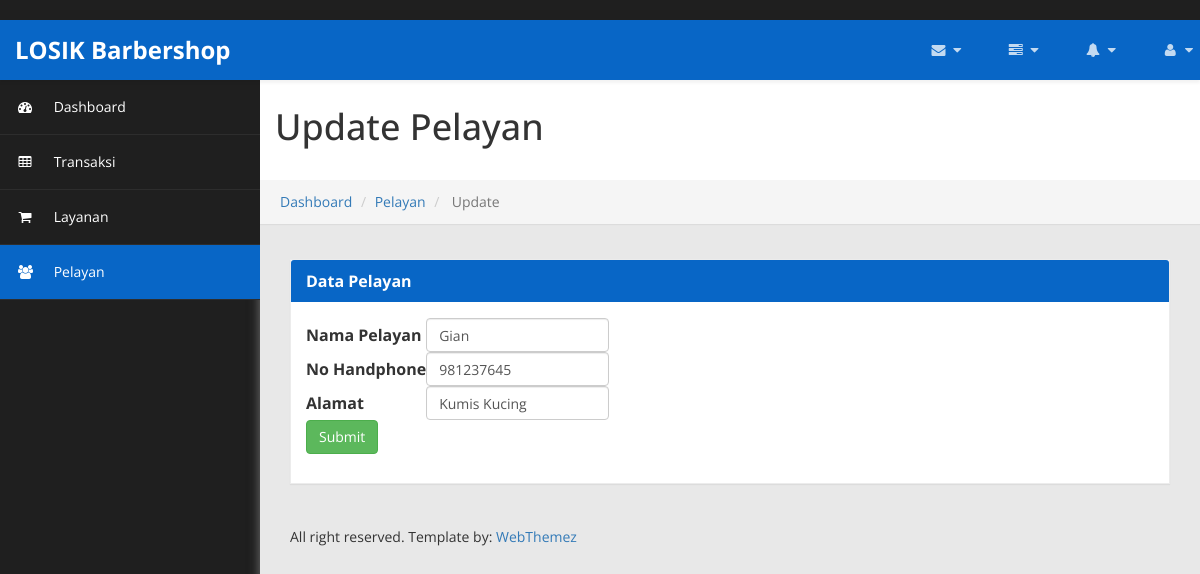
/updatepelayan/17, run on the app's committed database.
### app/models.py (models this page shows, shortened)
class pelayan(models.Model):
    idpelayan = models.AutoField(primary_key=True)
    namapelayan = models.CharField(max_length=50)
    notelp = models.IntegerField()
    alamat = models.CharField(max_length=50)

### app/views.py (the view, shortened to what this page needs)
# urls.py: path('updatepelayan/<str:id>',views.updatepelayan,name='updatepelayan'),
def updatepelayan(request,id):
    pelayanobj = models.pelayan.objects.get(idpelayan=id)
    if request.method == "GET":
        return render(request,'formupdatepelayan.html',{
            'pelayan':pelayanobj,
        })

### app/templates/formupdatepelayan.html (shortened to what this page needs)
﻿{% load static %}
<!DOCTYPE html>
<html xmlns="http://www.w3.org/1999/xhtml">
<head>
    <link href="{% static 'assets/css/bootstrap.css' %}" rel="stylesheet" />
    <link href="{% static 'assets/css/font-awesome.css' %}" rel="stylesheet" />
    <link href="{% static 'assets/css/custom-styles.css' %}" rel="stylesheet" />
</head>
<body>
    <div id="wrapper">
        <nav class="navbar navbar-default top-navbar" role="navigation">
            <div class="navbar-header">
                <a class="navbar-brand" href="{% url 'home' %}"><strong>LOSIK Barbershop</strong></a>
            </div>
            <ul class="nav navbar-top-links navbar-right">
                <li class="dropdown">
                    <a class="dropdown-toggle" data-toggle="dropdown" href="#" aria-expanded="false">
                        <i class="fa fa-envelope fa-fw"></i> <i class="fa fa-caret-down"></i>
                    </a>
                </li>
                <li class="dropdown">
                    <a class="dropdown-toggle" data-toggle="dropdown" href="#" aria-expanded="false">
                        <i class="fa fa-tasks fa-fw"></i> <i class="fa fa-caret-down"></i>
                    </a>
                </li>
                <li class="dropdown">
                    <a class="dropdown-toggle" data-toggle="dropdown" href="#" aria-expanded="false">
                        <i class="fa fa-bell fa-fw"></i> <i class="fa fa-caret-down"></i>
                    </a>
                </li>
                <li class="dropdown">
                    <a class="dropdown-toggle" data-toggle="dropdown" href="#" aria-expanded="false">
                        <i class="fa fa-user fa-fw"></i> <i class="fa fa-caret-down"></i>
                    </a>
                </li>
            </ul>
        </nav>
        <nav class="navbar-default navbar-side" role="navigation">
            <div class="sidebar-collapse">
                <ul class="nav" id="main-menu">
                    <li>
                        <a href="{% url 'home' %}"><i class="fa fa-dashboard"></i> Dashboard</a>
                    </li>
                    <li>
                        <a href="{% url 'transaksi' %}"><i class="fa fa-table"></i> Transaksi</a>
                    </li>
					<li>
                        <a href="{% url 'layanan' %}"><i class="fa fa-shopping-cart"></i> Layanan</a>
                    </li>
                    <li>
                        <a class="active-menu" href="{% url 'index' %}"><i class="fa fa-users"></i> Pelayan</a>
                    </li>
                </ul>
            </div>
        </nav>
        <div id="page-wrapper" >
		  <div class="header">
                        <h1 class="page-header">
                             Update Pelayan
                        </h1>
						<ol class="breadcrumb">
                        <li><a href="{% url 'home' %}">Dashboard</a></li>
                        <li><a href="{% url 'index' %}">Pelayan</a></li>
                        <li class="active"> Update</li>
					</ol>
		</div>
            <div id="page-inner">
              <div class="row">
                <div class="col-lg-12">
                    <div class="panel panel-default">
                        <div class="panel-heading">
                            Data Pelayan
                        </div>
                        <div class="panel-body">
                            <div class="row">
                                <div class="container-fluid">
                                    <form action="" method="post">
                                        <table>
                                            <tr>
                                                <th>Nama Pelayan</th>
                                                <td>
                                                    <input type="text" name="namapelayan" value="{{pelayan.namapelayan}}" class="form-control">
                                                </td>
                                            </tr>
                                            <tr>
                                                <th>No Handphone</th>
                                                <td>
                                                    <input type="number" name="notelp" value="{{pelayan.notelp}}" class="form-control">
                                                </td>
                                            </tr>
                                            <tr>
                                                <th>Alamat</th>
                                                <td>
                                                    <input type="text" name="alamat" value="{{pelayan.alamat}}" class="form-control">
                                                </td>
                                            </tr>
                                            </table>
                                            <button type="submit" class="btn btn-success">Submit</button>
                                    </form>
                                </div>
                            </div>
                        </div>
                    </div>
                </div>
            </div>
			<footer><p>All right reserved. Template by: <a href="http://webthemez.com">WebThemez</a></p></footer>
			</div>
            </div>
        </div>
</body>
</html>

### static/css/custom-styles.css (style rules this page uses)
body { font-family: 'Open Sans', sans-serif; background: #1F1F1F; }
#wrapper { width: 100%; }
#page-wrapper { padding: 15px 15px; min-height: 600px; background: #E8E8E8; }
#page-inner { width:100%; margin:10px 20px 10px 0px; background-color:transparent; padding: 15px 30px; min-height:1200px; }
h1, .h1, h2, .h2, h3, .h3 { margin-top: 7px; margin-bottom: -5px; }
p { font-size:16px; line-height:25px; padding-top:20px; }
.navbar-side { z-index: 0; }
.panel { border-radius:0px; }
.navbar-side .nav > li > a > i { color: #FFFFFF; padding: 8px; width: 30px; text-align: center; }
.top-navbar { position: fixed; width: 100%; z-index: 300; -webkit-box-shadow: 0 3px 3px rgba(0, 0, 0, 0.05); -moz-box-shadow: 0 3px 3px rgba(0, 0, 0, 0.05); box-shadow: 0 3px 3px rgba(0, 0, 0, 0.05); }
.navbar-side { z-index: 1; position: fixed; width: 260px; top: 80px; }
#page-wrapper { position: relative; top: 55px; box-shadow: 0 0 10px #757575; -moz-box-shadow: 0 0 10px #757575; -webkit-box-shadow: 0 0 10px #757575; }
.breadcrumb { padding: 12px 10px 12px 20px; margin-bottom: 20px; list-style: none; border-radius: 0; -webkit-box-shadow: 0 1px 1px rgba(0,0,0,.05); box-shadow: 0 1px 1px rgba(0,0,0,.05); }
.page-header { padding-bottom: 9px; margin: 0; border-bottom: 1px solid transparent; text-align: left;background-color: #fff;padding: 32px 22px 32px 15px; }
.panel-default { border-color: #ECECEC; }
.panel-default > .panel-heading { color: #FFF; border-color: #FFF; font-weight:bold; background: #0866C6; font-size: 16px; text-shadow: none; }
.panel-heading { border-bottom: 1px solid transparent; border-top-left-radius: 3px; border-top-right-radius: 3px; }
footer p { font-size: 14px; }
.top-navbar { margin:0px; }
.top-navbar .navbar-brand { color: #fff; width: 260px; text-align: left; height: 60px; font-size: 24px; font-weight: 700; line-height: 30px; background: #0866c6; }
.top-navbar .nav > li { position: relative; display: inline-block; margin: 0px; padding: 0px; }
.top-navbar .nav > li > a { position: relative; display: block; padding: 20px; color: #FFFFFF; margin: 0px; }
.active-menu { background-color: #0866C6 !important; color: #fff !important; }
.active-menu i { color: #fff !important; }
.sidebar-collapse , .sidebar-collapse .nav { background:none; }
.sidebar-collapse .nav { padding:0; }
.sidebar-collapse .nav > li > a { color: #FFFFFF; background:transparent; text-shadow:none; }
.sidebar-collapse > .nav > li > a { padding: 12px 10px; }
.sidebar-collapse > .nav > li { border-bottom: 1px solid rgba(107, 108, 109, 0.19); }
.navbar-side { border:none; background: #1F1F1F; }
.top-navbar { background: #0866c6; border-bottom:none; }
.top-navbar .nav > li > a > i { margin-right: 2px; }
.navbar-default { border:0px solid black; }
.navbar-header { background: transparent; }
.nav > li > a > i { margin-right:10px; color: rgba(255, 255, 255, 0.76); }
@media (min-width:768px) { #page-wrapper { margin: 0 0 0 260px; padding: 0; min-height: 1200px; } }
@media (min-width:768px) { .navbar-side { width: 260px; z-index: 1; } }
@media (min-width:768px) { .navbar { border-radius: 0px; } }

### data on the page
pelayan: namapelayan "Gian", notelp "981237645", alamat "Kumis Kucing"
